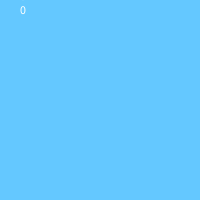
Frame 1 (no input)
Frame 60 (the mouse pressed at the canvas centre just before this capture): identical to frame 1, image omitted
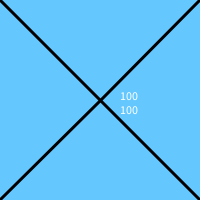
Frame 120 (the mouse held since frame 60 and released just before this capture)

The Processing sketch that drew these frames (run headless with seeded random() and noise(); from frame 60 on, the mouse is pressed at the canvas centre):

// Processing sketch: processing_125909
// ── processing_125909.pde

void setup(){
    size(200,200);
    strokeWeight(3); //DICKE!
}

void draw(){ //diese Funktion wird ganz oft ausgeführt!
    background(100,200,255);
    if(mousePressed){
    line(0,0,mouseX,mouseY);
    line(199,0,mouseX,mouseY);
    line(0,199,mouseX,mouseY);
    line(199,199,mouseX,mouseY);
    }
    text(""+mouseX+"\n"+mouseY,mouseX+20,mouseY);
}
